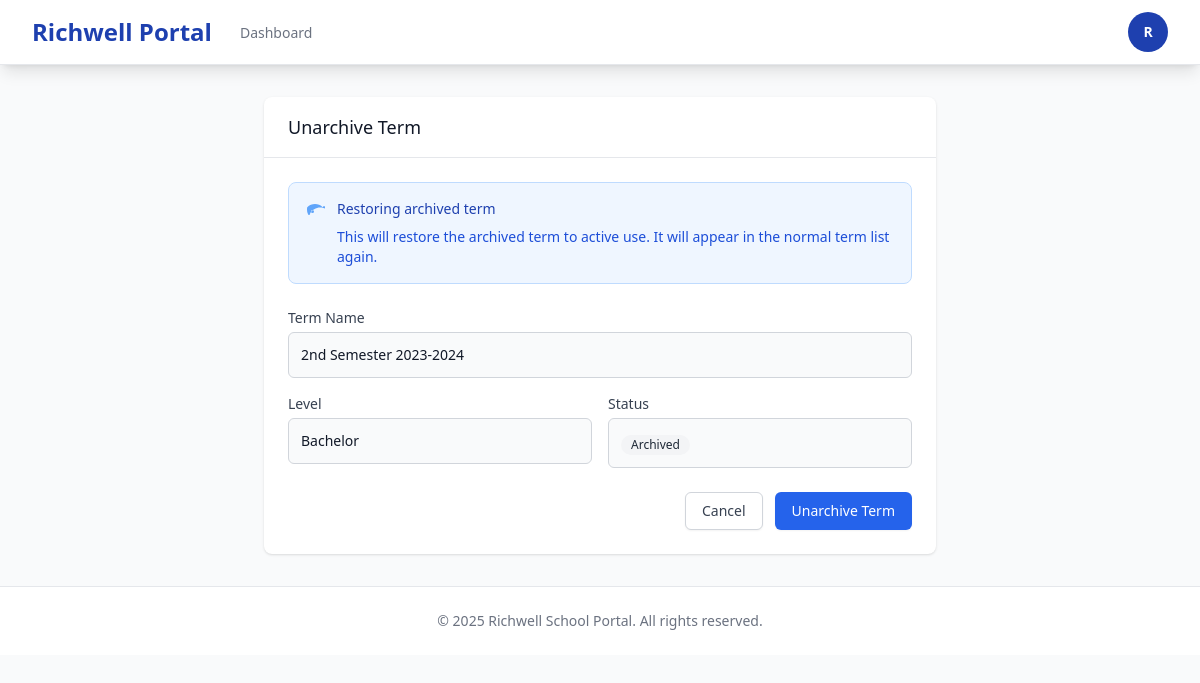
The page /registrar/enrollment/terms/4/unarchive/ (signed in) on the database its author committed.
### users/models.py (models this page shows, shortened)
class User(AbstractUser):
    ROLE_CHOICES = [
        ('student', 'Student'),
        ('professor', 'Professor'),
        ('registrar', 'Registrar'),
        ('dean', 'Dean'),
        ('admission', 'Admission'),
        ('admin', 'Admin'),
    ]
    role = models.CharField(max_length=20, choices=ROLE_CHOICES)
    created_at = models.DateTimeField(auto_now_add=True)

### enrollment/models.py (models this page shows, shortened)
class Term(models.Model):
    LEVEL_CHOICES = [
        ('SHS', 'Senior High School'),
        ('Bachelor', 'Bachelor'),
        ('Masteral', 'Masteral'),
    ]
    name = models.CharField(max_length=50)
    level = models.CharField(max_length=20, choices=LEVEL_CHOICES, default='Bachelor')
    start_date = models.DateField()
    end_date = models.DateField()
    add_drop_deadline = models.DateField(null=True, blank=True)
    grade_encoding_deadline = models.DateField(null=True, blank=True)
    is_active = models.BooleanField(default=False)
    archived = models.BooleanField(default=False)
    created_at = models.DateTimeField(auto_now_add=True)
    class Meta:
        unique_together = ('name', 'level')

### enrollment/views.py (the view, shortened to what this page needs)
# urls.py: path('terms/<int:pk>/unarchive/', views.term_unarchive, name='term_unarchive'),
@role_required('registrar')
def term_unarchive(request, pk):
    term = get_object_or_404(Term, pk=pk)
    context = {
        'term': term,
    }
    return render(request, 'registrar/terms/term_unarchive_confirm.html', context)

### templates/registrar/terms/term_unarchive_confirm.html (shortened to what this page needs)
{% extends 'base.html' %}
{% block content %}
<div class="max-w-2xl mx-auto">
    <div class="bg-white rounded-lg shadow overflow-hidden">
        <div class="px-6 py-4 border-b border-gray-200">
            <h2 class="text-lg font-medium text-gray-900">Unarchive Term</h2>
        </div>
        <div class="px-6 py-6">
            <div class="rounded-lg bg-blue-50 border border-blue-200 p-4 mb-6">
                <div class="flex">
                    <div class="flex-shrink-0">
                    </div>
                    <div class="ml-3">
                        <h3 class="text-sm font-medium text-blue-800">
                            Restoring archived term
                        </h3>
                        <div class="mt-2 text-sm text-blue-700">
                            <p>
                                This will restore the archived term to active use. It will appear in the normal term list again.
                            </p>
                        </div>
                    </div>
                </div>
            </div>
            <div class="space-y-4">
                <div>
                    <label class="block text-sm font-medium text-gray-700">Term Name</label>
                    <div class="mt-1 p-3 bg-gray-50 rounded-md border border-gray-300">
                        <p class="text-sm text-gray-900 font-medium">{{ term.name }}</p>
                    </div>
                </div>
                <div class="grid grid-cols-2 gap-4">
                    <div>
                        <label class="block text-sm font-medium text-gray-700">Level</label>
                        <div class="mt-1 p-3 bg-gray-50 rounded-md border border-gray-300">
                            <p class="text-sm text-gray-900">{{ term.get_level_display }}</p>
                        </div>
                    </div>
                    <div>
                        <label class="block text-sm font-medium text-gray-700">Status</label>
                        <div class="mt-1 p-3 bg-gray-50 rounded-md border border-gray-300">
                            <span class="inline-flex items-center px-2.5 py-0.5 rounded-full text-xs font-medium bg-gray-100 text-gray-800">Archived</span>
                        </div>
                    </div>
                </div>
            </div>
            <div class="mt-6 flex justify-end space-x-3">
                <a href="{% url 'enrollment:terms_list' %}"
                   class="px-4 py-2 border border-gray-300 rounded-md shadow-sm text-sm font-medium text-gray-700 bg-white hover:bg-gray-50 focus:outline-none focus:ring-2 focus:ring-offset-2 focus:ring-primary">
                    Cancel
                </a>
                <form method="POST" class="inline">
                    <button type="submit"
                            class="px-4 py-2 border border-transparent rounded-md shadow-sm text-sm font-medium text-white bg-blue-600 hover:bg-blue-700 focus:outline-none focus:ring-2 focus:ring-offset-2 focus:ring-blue-500">
                        Unarchive Term
                    </button>
                </form>
            </div>
        </div>
    </div>
</div>
{% endblock %}

### templates/base.html (shortened to what this page needs)
<!DOCTYPE html>
<html lang="en">
<head>
    <script src="https://cdn.tailwindcss.com"></script>
</head>
<body class="bg-gray-50 min-h-screen">
    {% if user.is_authenticated %}
    <nav class="bg-white shadow-lg border-b border-gray-200" x-data="{ open: false }">
        <div class="max-w-7xl mx-auto px-4 sm:px-6 lg:px-8">
            <div class="flex justify-between h-16">
                <div class="flex">
                    <div class="flex-shrink-0 flex items-center">
                        <a href="{% url 'dashboard' %}" class="text-2xl font-bold text-primary">
                            Richwell Portal
                        </a>
                    </div>
                    <div class="hidden sm:ml-6 sm:flex sm:space-x-8">
                        <a href="{% url 'dashboard' %}"
                           class="{% if request.resolver_match.url_name == 'dashboard' %}border-primary text-gray-900{% else %}border-transparent text-gray-500 hover:border-gray-300 hover:text-gray-700{% endif %} inline-flex items-center px-1 pt-1 border-b-2 text-sm font-medium">
                            Dashboard
                        </a>
                    </div>
                </div>
                <div class="hidden sm:ml-6 sm:flex sm:items-center">
                    <div class="relative" x-data="{ userMenu: false }">
                        <button @click="userMenu = !userMenu"
                                type="button"
                                class="bg-white flex text-sm rounded-full focus:outline-none focus:ring-2 focus:ring-offset-2 focus:ring-primary">
                            <div class="h-10 w-10 rounded-full bg-primary flex items-center justify-center text-white font-semibold">
                                {{ user.username|slice:":1"|upper }}
                            </div>
                        </button>
                    </div>
                </div>
            </div>
        </div>
    </nav>
    {% endif %}
    <main class="max-w-7xl mx-auto px-4 sm:px-6 lg:px-8 py-8">
        {% block content %}{% endblock %}
    </main>
    <footer class="bg-white border-t border-gray-200 mt-auto">
        <div class="max-w-7xl mx-auto py-6 px-4 sm:px-6 lg:px-8">
            <p class="text-center text-sm text-gray-500">
                &copy; 2025 Richwell School Portal. All rights reserved.
            </p>
        </div>
    </footer>
</body>
</html>

### rows shown on the page
User: username "R"
Term: name "2nd Semester 2023-2024", level "Bachelor"
